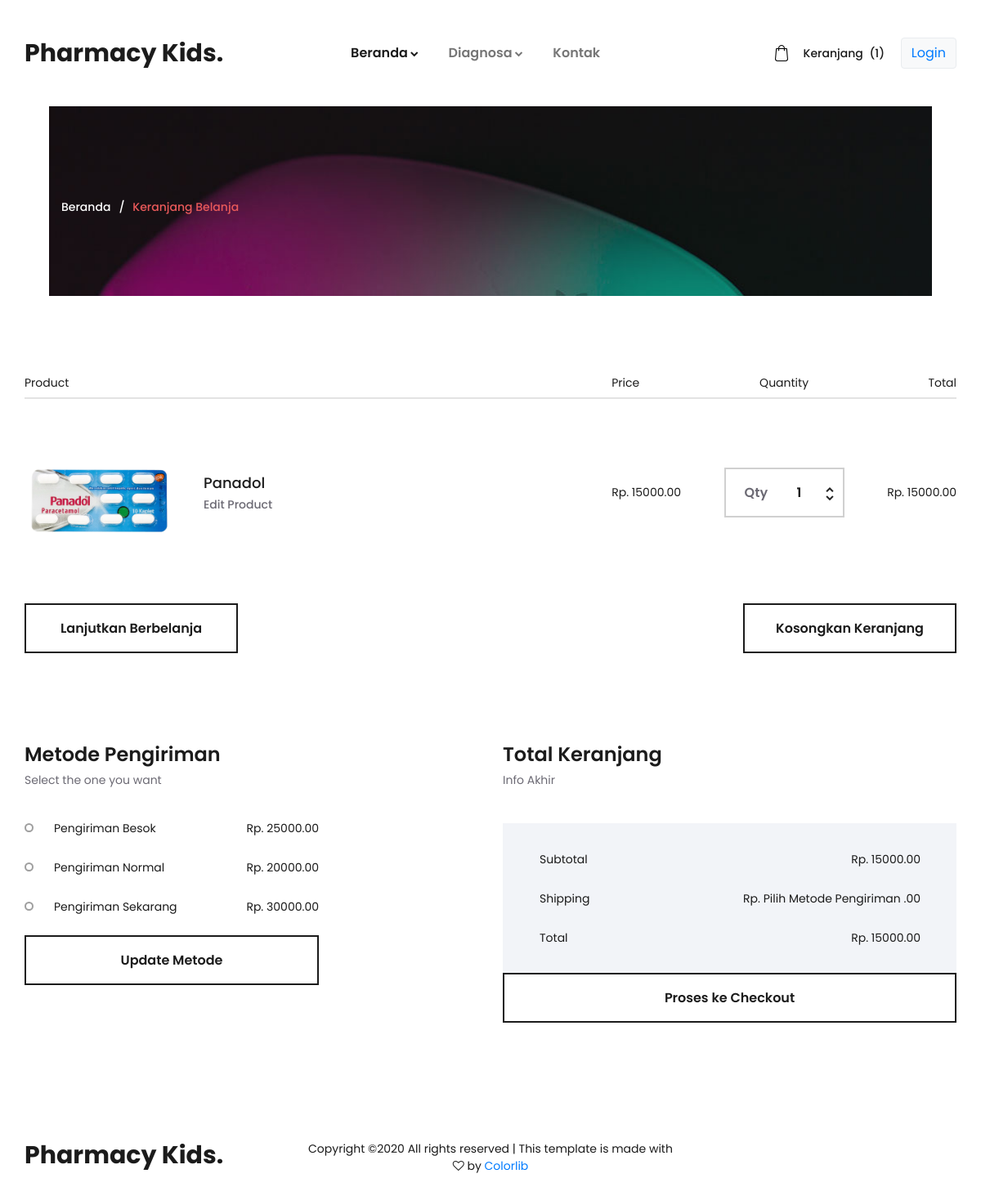
Page /index.php/home/cart on the earlier database version.
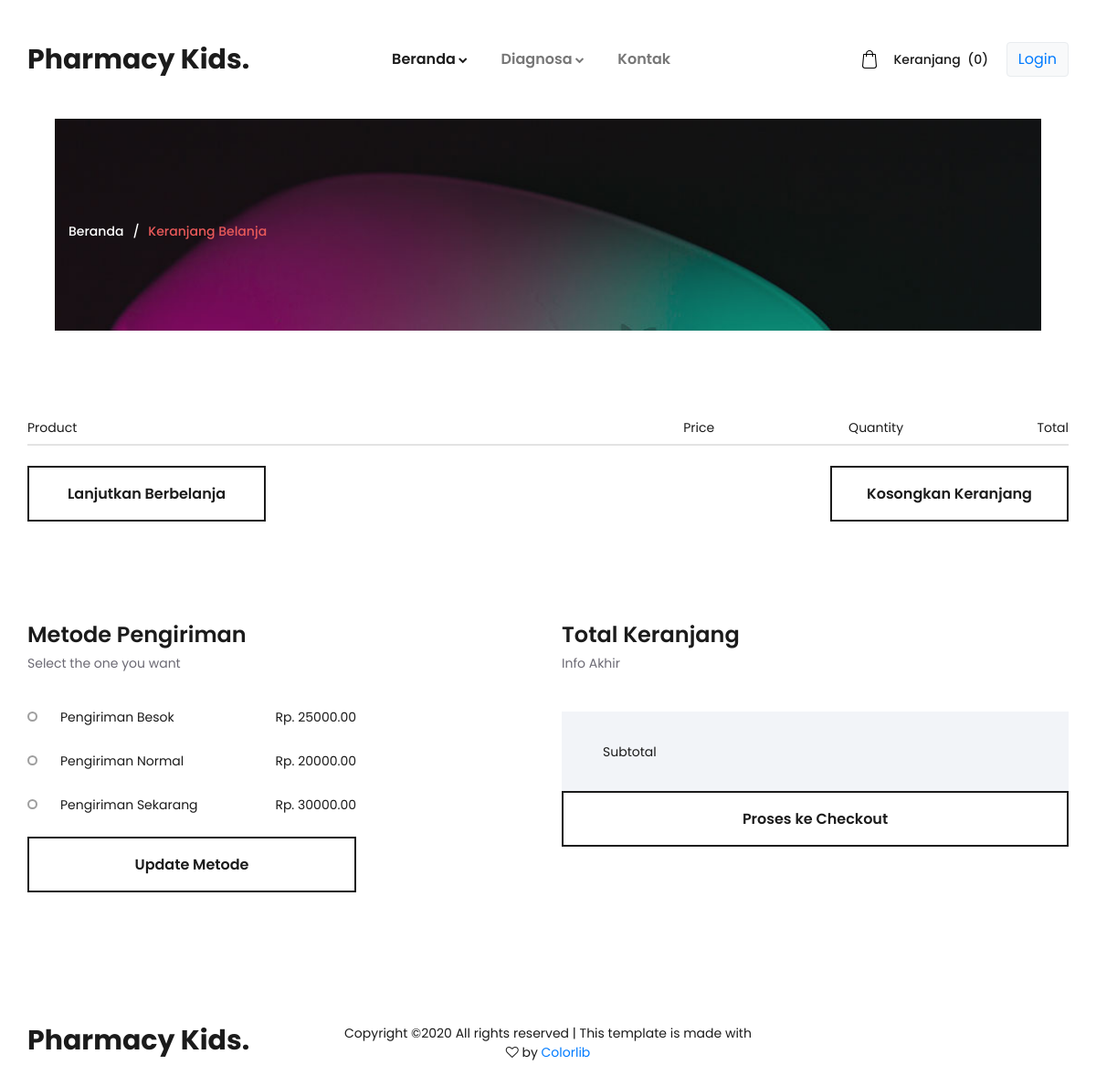
Same page on the later database version.
### tables this page shows
CREATE TABLE `keranjang2` (
  `id_keranjang` int(10) NOT NULL,
  `id_obat` int(10) NOT NULL,
  `nama_obat` varchar(30) NOT NULL,
  `harga_obat` int(15) NOT NULL,
  `quantity` int(10) NOT NULL,
  `id_user` int(11) NOT NULL,
  `id_pemesanan` int(11) NOT NULL
);

CREATE TABLE `obat` (
  `id_obat` int(10) NOT NULL,
  `nama_obat` varchar(30) NOT NULL,
  `foto` text NOT NULL,
  `kategori` varchar(30) NOT NULL,
  `merek` varchar(30) NOT NULL,
  `jenis_obat` varchar(30) NOT NULL,
  `aturan_pakai` text NOT NULL,
  `komposisi` text NOT NULL,
  `deskripsi` text NOT NULL,
  `kemasan` varchar(30) NOT NULL,
  `indikasi_umum` text NOT NULL,
  `manufaktur` text NOT NULL,
  `segmentasi` text NOT NULL,
  `harga_obat` int(6) NOT NULL,
  `efek_samping` varchar(100) NOT NULL
);

CREATE TABLE `metode_pengiriman` (
  `id_m_p` int(11) NOT NULL,
  `nama_metode` varchar(255) NOT NULL,
  `harga_metode` int(11) NOT NULL
);

### application/controllers/Home.php (called while the page is built, shortened)
<?php
class Home extends CI_Controller {
	function __construct()
    {
  		$this->load->model('M_All');
  	}
	public function cart()
	{
		$data['count'] = $this->M_All->count('keranjang2');
		$data['metode'] = $this->M_All->get('metode_pengiriman')->result();
		$data['cart'] = $this->M_All->join_cart('keranjang2', 'obat')->result();
		$this->load->view('home/base/head_cart');
		$this->load->view('home/base/header', $data);
		$this->load->view('home/cart', $data);
		$this->load->view('home/base/footer');
		$this->load->view('home/base/foot_cart');
	}
}

### index.php (called while the page is built, shortened)
<?php
require_once BASEPATH.'core/CodeIgniter.php';

### application/models/M_All.php (called while the page is built, shortened)
<?php
class M_All extends CI_Model{
    public function get($table)
    {
        return $this->db->get($table);
    }
    public function select_distinct($select, $from)
    {
        $this->db->distinct();
        $this->db->select($select);
        $this->db->from($from);
        return $this->db->get();
    }
    function join_cart($from, $at)
    {
        $this->db->select('*');
        $this->db->from($from);
        $this->db->join($at, 'keranjang2.id_obat = obat.id_obat');
        return $this->db->get();
    }
}

### application/views/home/cart.php (the view, shortened to what this page needs)
<div class="home">
	<div class="home_container">
		<div class="home_background" style="background-image:url(<?= base_url('assets_home/')?>images/contact.jpg)"></div>
		<div class="home_content_container">
			<div class="container">
				<div class="row">
					<div class="col">
						<div class="home_content">
							<div class="breadcrumbs">
								<ul>
									<li><a href="<?= base_url('index.php/home') ?>">Beranda</a></li>
									<li>Keranjang Belanja</li>
								</ul>
							</div>
						</div>
					</div>
				</div>
			</div>
		</div>
	</div>
</div>
<div class="cart_info">
	<div class="container">
		<div class="row">
			<div class="col">
				<div class="cart_info_columns clearfix">
					<div class="cart_info_col cart_info_col_product">Product</div>
					<div class="cart_info_col cart_info_col_price">Price</div>
					<div class="cart_info_col cart_info_col_quantity">Quantity</div>
					<div class="cart_info_col cart_info_col_total">Total</div>
				</div>
			</div>
		</div>
		<div class="row cart_items_row">
			<div class="col">
				<?php
				$total = 0;
				foreach ($cart as $c): ?>
				<div class="cart_item d-flex flex-lg-row flex-column align-items-lg-center align-items-start justify-content-start">
					<div class="cart_item_product d-flex flex-row align-items-center justify-content-start">
						<div class="cart_item_image">
							<div><img src="<?= base_url('assets_admin/img/foto/').$c->foto; ?>" alt=""></div>
						</div>
						<div class="cart_item_name_container">
							<div class="cart_item_name"><a href="#"><?= $c->nama_obat ?></a></div>
							<div class="cart_item_edit"><a href="#">Edit Product</a></div>
						</div>
					</div>
					<div class="cart_item_price">Rp. <?= $c->harga_obat ?>.00</div>
					<div class="cart_item_quantity">
						<div class="product_quantity_container">
							<div class="product_quantity clearfix">
								<span>Qty</span>
								<input id="quantity_input" type="text" pattern="[0-9]*" value="<?= $c->quantity ?>">
								<div class="quantity_buttons">
									<div id="quantity_inc_button" class="quantity_inc quantity_control"><i class="fa fa-chevron-up" aria-hidden="true"></i></div>
									<div id="quantity_dec_button" class="quantity_dec quantity_control"><i class="fa fa-chevron-down" aria-hidden="true"></i></div>
								</div>
							</div>
						</div>
					</div>
					<div class="cart_item_total">Rp. <?= $c->harga_obat*$c->quantity ?>.00</div>
				</div>
				<?php
					$total += $c->harga_obat;
					endforeach; ?>
			</div>
		</div>
		<div class="row row_cart_buttons">
			<div class="col">
				<div class="cart_buttons d-flex flex-lg-row flex-column align-items-start justify-content-start">
					<div class="button continue_shopping_button"><a href="<?= base_url('index.php/home/produk'); ?>">Lanjutkan Berbelanja</a></div>
					<div class="cart_buttons_right ml-lg-auto">
						<div class="button continue_shopping_button"><a href="<?= base_url('index.php/home/emptyCart'); ?>">Kosongkan Keranjang</a></div>
					</div>
				</div>
			</div>
		</div>
		<div class="row row_extra">
			<div class="col-lg-4">
				<div class="delivery">
					<div class="section_title">Metode Pengiriman</div>
					<div class="section_subtitle">Select the one you want</div>
					<div class="delivery_options">
						<form id="form_metode" class="" action="<?= base_url('index.php/home/updateMetode') ?>" method="post">
							<?php foreach ($metode as $m): ?>
								<label class="delivery_option clearfix"><?= $m->nama_metode ?>
									<span class="checkmark"></span>
									<span class="delivery_price">Rp. <?= $m->harga_metode ?>.00</span>
								</label>
							<?php endforeach; ?>
						</form>
					</div>
				</div>
				<div class="button checkout_button mt-4"><a href="#" onclick="document.getElementById('form_metode').submit();">Update Metode</a></div>
			</div>
			<div class="col-lg-6 offset-lg-2">
				<div class="cart_total">
					<div class="section_title">Total Keranjang</div>
					<div class="section_subtitle">Info Akhir</div>
					<div class="cart_total_container">
						<ul>
							<li class="d-flex flex-row align-items-center justify-content-start">
								<div class="cart_total_title">Subtotal</div><?php 	foreach ($cart as $c): ?>
								<div class="cart_total_value ml-auto">Rp. <?=  $total*$c->quantity;  ?>.00</div>
							</li>
							<li class="d-flex flex-row align-items-center justify-content-start">
								<div class="cart_total_title">Shipping</div>
								<div class="cart_total_value ml-auto">Rp.
									<?php
									$shipping = 0;
									$met = $this->session->userdata('metode');
									?>
									<?php if ($met == 1): ?>
										<?php echo $shipping = 25000 ?>
									<?php elseif ($met == 2): ?>
										<?php echo $shipping = 20000 ?>
									<?php elseif ($met == 3): ?>
										<?php echo $shipping = 30000 ?>
									<?php else: ?>
										Pilih Metode Pengiriman
									<?php endif; ?>.00
								</div>
							</li>
							<li class="d-flex flex-row align-items-center justify-content-start">
								<div class="cart_total_title">Total</div>
								<div class="cart_total_value ml-auto">Rp. <?= $total*$c->quantity+$shipping; error_reporting(1); ?>.00</div>
							<?php 	endforeach; ?>
							</li>
						</ul>
					</div>
					<div class="button checkout_button"><a href="<?= base_url('index.php/home/checkout') ?>">Proses ke Checkout</a></div>
				</div>
			</div>
		</div>
	</div>
</div>

### application/views/home/base/head_cart.php (shortened to what this page needs)
<!DOCTYPE html>
<html lang="en">
<head>
<link rel="stylesheet" type="text/css" href="<?= base_url('assets_home/')?>styles/bootstrap4/bootstrap.min.css">
<link href="<?= base_url('assets_home/')?>plugins/font-awesome-4.7.0/css/font-awesome.min.css" rel="stylesheet" type="text/css">
<link rel="stylesheet" type="text/css" href="<?= base_url('assets_home/')?>styles/cart.css">
<link rel="stylesheet" type="text/css" href="<?= base_url('assets_home/')?>styles/cart_responsive.css">
</head>
<body>

### application/views/home/base/header.php (shortened to what this page needs)
<div class="super_container">
	<header class="header">
		<div class="header_container">
			<div class="container">
				<div class="row">
					<div class="col">
						<div class="header_content d-flex flex-row align-items-center justify-content-start">
							<div class="logo"><a href="<?= base_url();?>">Pharmacy Kids.</a></div>
							<nav class="main_nav">
								<ul>
									<li class="hassubs active">
										<a href="<?= base_url('index.php/home/');?>">Beranda</a>
									</li>
									<li class="hassubs">
										<a href="#">Diagnosa</a>
									</li>
                                    <li><a href="<?= base_url('index.php/home/contact');?>">Kontak</a></li>
								</ul>
							</nav>
							<div class="header_extra ml-auto">
								<div class="shopping_cart">
									<a href="<?= base_url('index.php/home/cart');?>">
										<div>Keranjang<span>
											(<?= $count ?>)
										</span></div>
									</a>
								</div>
								<div class="shopping_cart pl-3">
									<?php
									if($this->session->userdata('status') != "login"){
										?>
										<li class="btn btn-light border"><a href="<?= base_url('index.php/Auth/') ?>">Login</a></li>
										<?php
									}
									?>
								</div>
							</div>
						</div>
					</div>
				</div>
			</div>
		</div>
		<div class="search_panel trans_300">
			<div class="container">
				<div class="row">
					<div class="col">
						<div class="search_panel_content d-flex flex-row align-items-center justify-content-end">
							<form action="#">
							</form>
						</div>
					</div>
				</div>
			</div>
		</div>
	</header>

### application/views/home/base/footer.php (shortened to what this page needs)
<div class="footer_overlay"></div>
<footer class="footer">
    <div class="container">
        <div class="row">
            <div class="col">
                <div class="footer_content d-flex flex-lg-row flex-column align-items-center justify-content-lg-start justify-content-center">
                    <div class="footer_logo"><a href="#">Pharmacy Kids.</a></div>
                    <div class="copyright ml-auto mr-auto">
Copyright &copy;<script>document.write(new Date().getFullYear());</script> All rights reserved | This template is made with <i class="fa fa-heart-o" aria-hidden="true"></i> by <a href="https://colorlib.com" target="_blank">Colorlib</a>
</div>
                </div>
            </div>
        </div>
    </div>
</footer>
</div>

### application/views/home/base/foot_cart.php (shortened to what this page needs)
</body>
</html>

Differences in the rows shown:
removed keranjang2: id_obat.foto (picture), id_obat.nama_obat "Panadol", id_obat.harga_obat "15000", quantity "1", $c->harga_obat*$c->quantity "15000", $total*$c->quantity "15000", $total*$c->quantity+$shipping "15000"
Other differences:
$count: "1" → "0"
